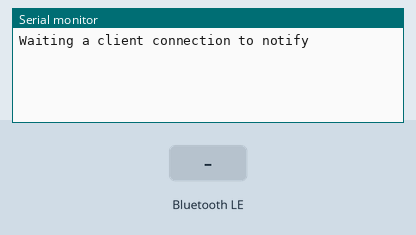
Recording of a program running on a simulated ESP32. Shown: the last lines printed to the serial monitor. Inputs (shaded band) come from the test bench. Nothing arrives over Bluetooth unless stated; a phone connects over Bluetooth LE 3 s after start.

Above: at 1.2 s.
1.3 s: Bluetooth LE write "1" received
At 3.9 s:
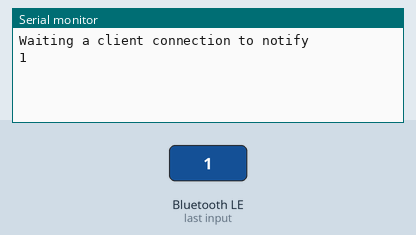
4.3 s: Bluetooth LE write "0" received
At 5.6 s:
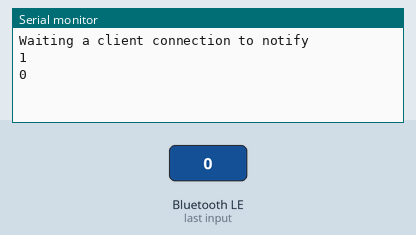

The program:

main.cpp
```cpp
#include <Arduino.h>
#include <string>

// BLE (bluetooth de baixa energia)
#include <BLEDevice.h>
#include <BLEServer.h>
#include <BLEUtils.h>
#include <BLE2902.h>

// UUID sercices
#define SERVICE_UUID            "6E400001-B5A3-F393-E0A9-E50E24DCCA9E"
#define CHARACTERISTIC_UUID_RX  "6E400002-B5A3-F393-E0A9-E50E24DCCA9E"
#define CHARACTERISTIC_UUID_TX  "6E400003-B5A3-F393-E0A9-E50E24DCCA9E"

// Variáveis globais
BLECharacteristic *pCharacteristic;
bool deviceConnected = false;
uint8_t txValue = 0;
long lastMsg = 0;
String rxload="Test\n";

// Classe para retorno da ativação/desativação do sistema
class MyServerCallbacks: public BLEServerCallbacks{

  void onConnect(BLEServer *pServer){
    deviceConnected = true;
  }

  void onDisconnect(BLEServer *pServer){
    deviceConnected = false;
  }

};

// Classe com retorno da características de recepção de dados pela ESP (Write para o Master)
class MyCallbacks: public BLECharacteristicCallbacks{
  void onWrite(BLECharacteristic *pCharacteristic){
    std::string rxValue = pCharacteristic->getValue();

    if(rxValue.length() > 0){

      rxload = "";

      for(int i = 0; i < rxValue.length(); i++){
        rxload += (char)rxValue[i];
      }
    }

  }
};

void setupBLE(String BLEName){

  // Obtemos string padrão de C do nome do server
  const char *ble_name = BLEName.c_str();

  // Criação do dispositivo BLE
  BLEDevice::init(ble_name);

  // Criação do server do BLE
  BLEServer *pServer = BLEDevice::createServer();
  pServer->setCallbacks(new MyServerCallbacks());

  // Criação do serviço BLE
  BLEService *pService = pServer->createService(SERVICE_UUID);

  // Criação de primeira característica do serviço BLE (TRANSMISSÃO DE DADOS - ESP para Master)
  pCharacteristic = pService->createCharacteristic(CHARACTERISTIC_UUID_TX/*ID da característica*/, BLECharacteristic::PROPERTY_NOTIFY/*propriedade da característica do serviço*/);

  // Criação de descritor para a característica
  pCharacteristic->addDescriptor(new BLE2902());

  // Criação da segunda característica do serviço BLE (RECEPÇÃO DE DADOS - ESP recebe do MAster)
  BLECharacteristic * pCharacteristic = pService->createCharacteristic(CHARACTERISTIC_UUID_RX/*ID da característica*/, BLECharacteristic::PROPERTY_WRITE/*propriedade da característica do serviço*/);

  // Retorno da característica (nesse caso como é de recepção, possui como retorno o dado recebido)
  pCharacteristic->setCallbacks(new MyCallbacks);

  // Inicia serviço
  pService->start();

  // Cria anúncio do serviço (adverte a existência do server)
  pServer->getAdvertising()->start();

  // Notificação Serial
  Serial.println("Waiting a client connection to notify");

}

void setup() {

  // Configura monitor serial
  Serial.begin(9600);

  // Configura BLE
  setupBLE("ESP32_BLE");
}

void loop() {

  // Obtém tempo decorrido deste o início do programa
  long now = millis();

  // Se o tempo for válido
  if(now - lastMsg > 0){

    // Caso houve recepção de dados pela ESP (SLAVE)
    if(deviceConnected && rxload.length() > 0){
      Serial.println(rxload);
      rxload = "";
    }

    // Caso houve a escrita de dados paraa transfeência da ESP para o MASTER
    if(Serial.available() > 0){

      // Obtenção de dado do monitor serial
      String str = Serial.readString();

      // Transmissão do dado para o MASTER
      const char *value = str.c_str();
      pCharacteristic->setValue(value);
      pCharacteristic->notify(); // notifica dado ao MASTER
    }

    // Atualiza tempo de ocorrência da última mensagem
    lastMsg = now;
  }
}
```

Measured:
- after the input at 1.3 s, the serial monitor: prints a new line after 1.7 s (image 1)
- after the input at 4.3 s, the serial monitor: prints a new line after 0.05 s (image 2)
